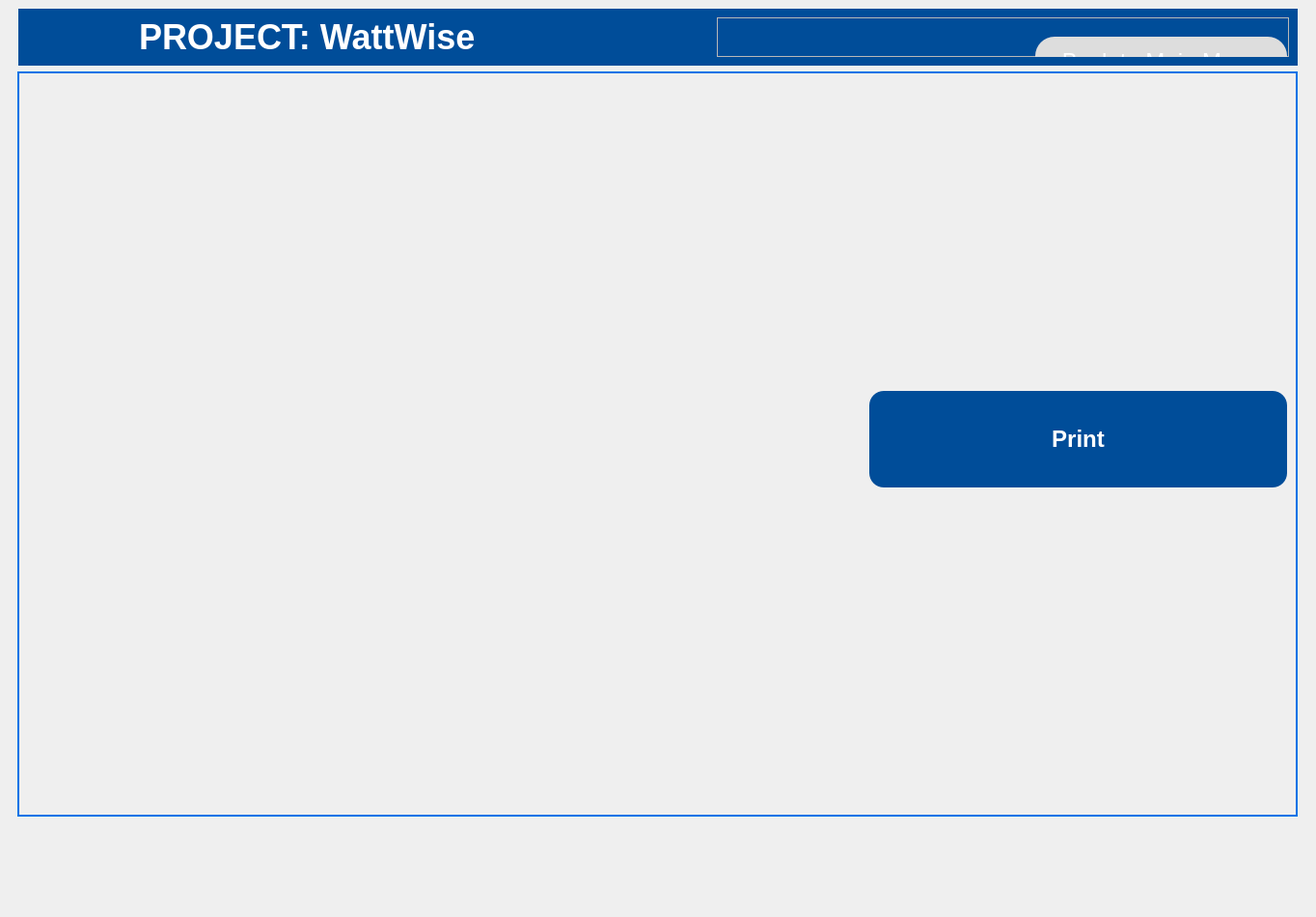
<?xml version="1.0" encoding="UTF-8"?>
<ui version="4.0">
 <class>MainWindow</class>
 <widget class="QMainWindow" name="MainWindow">
  <property name="geometry">
   <rect>
    <x>0</x>
    <y>0</y>
    <width>1364</width>
    <height>950</height>
   </rect>
  </property>
  <property name="cursor">
   <cursorShape>ArrowCursor</cursorShape>
  </property>
  <property name="windowTitle">
   <string>MainWindow</string>
  </property>
  <property name="styleSheet">
   <string notr="true">#header {
	background-color: #004d99;
	padding-left: 10px;
	margin-left: 10px;
	margin-right: 10px;
}


#title {
	color: white;
	font-weight: bold;
	font-size: 36px;
}

#btnBackMainMenu {
	background-color: #DDDDDD;
	border-radius: 20px;
	color: white;
	margin-top: 10px;
	font-size: 24px;
	height: 50px;
}

#btnBackMainMenu:hover {
	background-color: #1AA4FF;
}

#mainFrame {
	border: 2px solid #0073e6;
	margin-left: 3px;
	margin-right: 10px;
}

#mainFrame #btnPrint {
	color: #ffffff;
	background-color:  #004d99;
	border-radius: 15px;
	font-weight: bold;
	font-size: 24px;
	height: 80px;
	padding: 10px 16px;
	margin-bottom: 10px;
}

#mainFrame #btnPrint:hover {
	background-color: #0067CC;
}</string>
  </property>
  <widget class="QWidget" name="centralwidget">
   <layout class="QFormLayout" name="formLayout_2">
    <item row="0" column="0" colspan="2">
     <widget class="QFrame" name="header">
      <property name="baseSize">
       <size>
        <width>0</width>
        <height>0</height>
       </size>
      </property>
      <layout class="QGridLayout" name="gridLayout_2">
       <item row="0" column="2">
        <widget class="QFrame" name="frame">
         <property name="frameShape">
          <enum>QFrame::StyledPanel</enum>
         </property>
         <property name="frameShadow">
          <enum>QFrame::Raised</enum>
         </property>
         <widget class="QPushButton" name="btnBackMainMenu">
          <property name="enabled">
           <bool>false</bool>
          </property>
          <property name="geometry">
           <rect>
            <x>330</x>
            <y>10</y>
            <width>261</width>
            <height>61</height>
           </rect>
          </property>
          <property name="sizePolicy">
           <sizepolicy hsizetype="Preferred" vsizetype="Preferred">
            <horstretch>0</horstretch>
            <verstretch>0</verstretch>
           </sizepolicy>
          </property>
          <property name="minimumSize">
           <size>
            <width>0</width>
            <height>0</height>
           </size>
          </property>
          <property name="baseSize">
           <size>
            <width>100</width>
            <height>100</height>
           </size>
          </property>
          <property name="cursor">
           <cursorShape>PointingHandCursor</cursorShape>
          </property>
          <property name="text">
           <string>Back to Main Menu</string>
          </property>
          <property name="icon">
           <iconset resource="../qrc/main_menu_rc.qrc">
            <normaloff>:/images/assets/arrow-left.svg</normaloff>:/images/assets/arrow-left.svg</iconset>
          </property>
          <property name="iconSize">
           <size>
            <width>28</width>
            <height>28</height>
           </size>
          </property>
         </widget>
        </widget>
       </item>
       <item row="0" column="0">
        <widget class="QLabel" name="logo">
         <property name="enabled">
          <bool>true</bool>
         </property>
         <property name="sizePolicy">
          <sizepolicy hsizetype="Preferred" vsizetype="Preferred">
           <horstretch>0</horstretch>
           <verstretch>0</verstretch>
          </sizepolicy>
         </property>
         <property name="maximumSize">
          <size>
           <width>100</width>
           <height>100</height>
          </size>
         </property>
         <property name="frameShadow">
          <enum>QFrame::Sunken</enum>
         </property>
         <property name="text">
          <string/>
         </property>
         <property name="pixmap">
          <pixmap resource="../qrc/main_menu_rc.qrc">:/images/assets/logo-white.png</pixmap>
         </property>
         <property name="scaledContents">
          <bool>true</bool>
         </property>
        </widget>
       </item>
       <item row="0" column="1">
        <widget class="QLabel" name="title">
         <property name="text">
          <string>PROJECT: WattWise</string>
         </property>
        </widget>
       </item>
      </layout>
     </widget>
    </item>
    <item row="1" column="1">
     <widget class="QFrame" name="mainFrame">
      <layout class="QGridLayout" name="gridLayout_3">
       <item row="0" column="1" colspan="2">
        <widget class="QFrame" name="printFrame">
         <property name="minimumSize">
          <size>
           <width>0</width>
           <height>750</height>
          </size>
         </property>
         <layout class="QVBoxLayout" name="verticalLayout"/>
        </widget>
       </item>
       <item row="0" column="3">
        <widget class="QPushButton" name="btnPrint">
         <property name="sizePolicy">
          <sizepolicy hsizetype="Minimum" vsizetype="Fixed">
           <horstretch>0</horstretch>
           <verstretch>0</verstretch>
          </sizepolicy>
         </property>
         <property name="minimumSize">
          <size>
           <width>0</width>
           <height>0</height>
          </size>
         </property>
         <property name="cursor">
          <cursorShape>PointingHandCursor</cursorShape>
         </property>
         <property name="text">
          <string>Print</string>
         </property>
         <property name="icon">
          <iconset resource="../qrc/main_menu_rc.qrc">
           <normaloff>:/images/assets/printer.svg</normaloff>:/images/assets/printer.svg</iconset>
         </property>
         <property name="iconSize">
          <size>
           <width>30</width>
           <height>30</height>
          </size>
         </property>
        </widget>
       </item>
      </layout>
     </widget>
    </item>
   </layout>
  </widget>
 </widget>
 <resources>
  <include location="../qrc/main_menu_rc.qrc"/>
 </resources>
 <connections/>
</ui>
